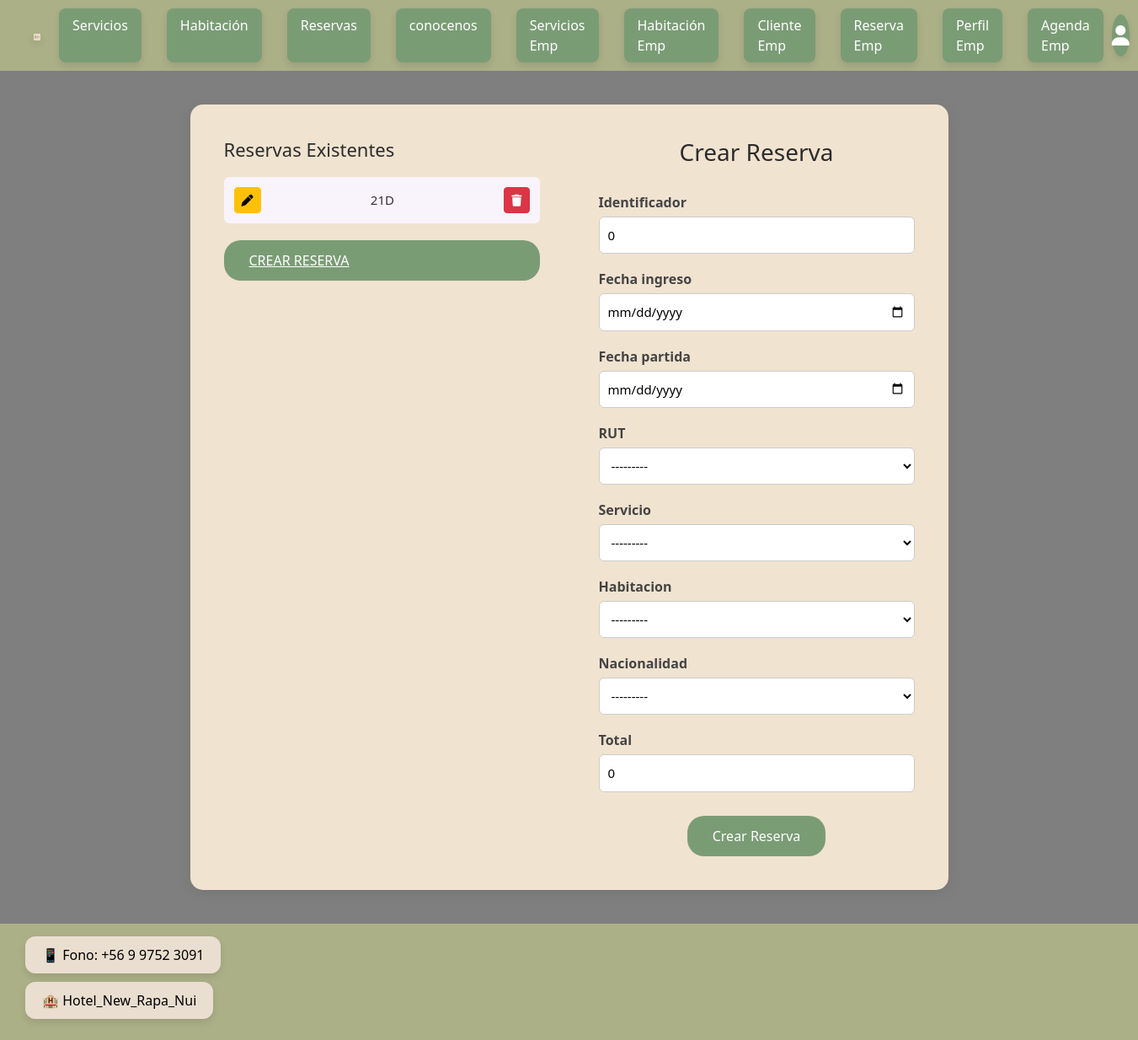
The page /listar_reservas_emp/ on the database as committed earlier.
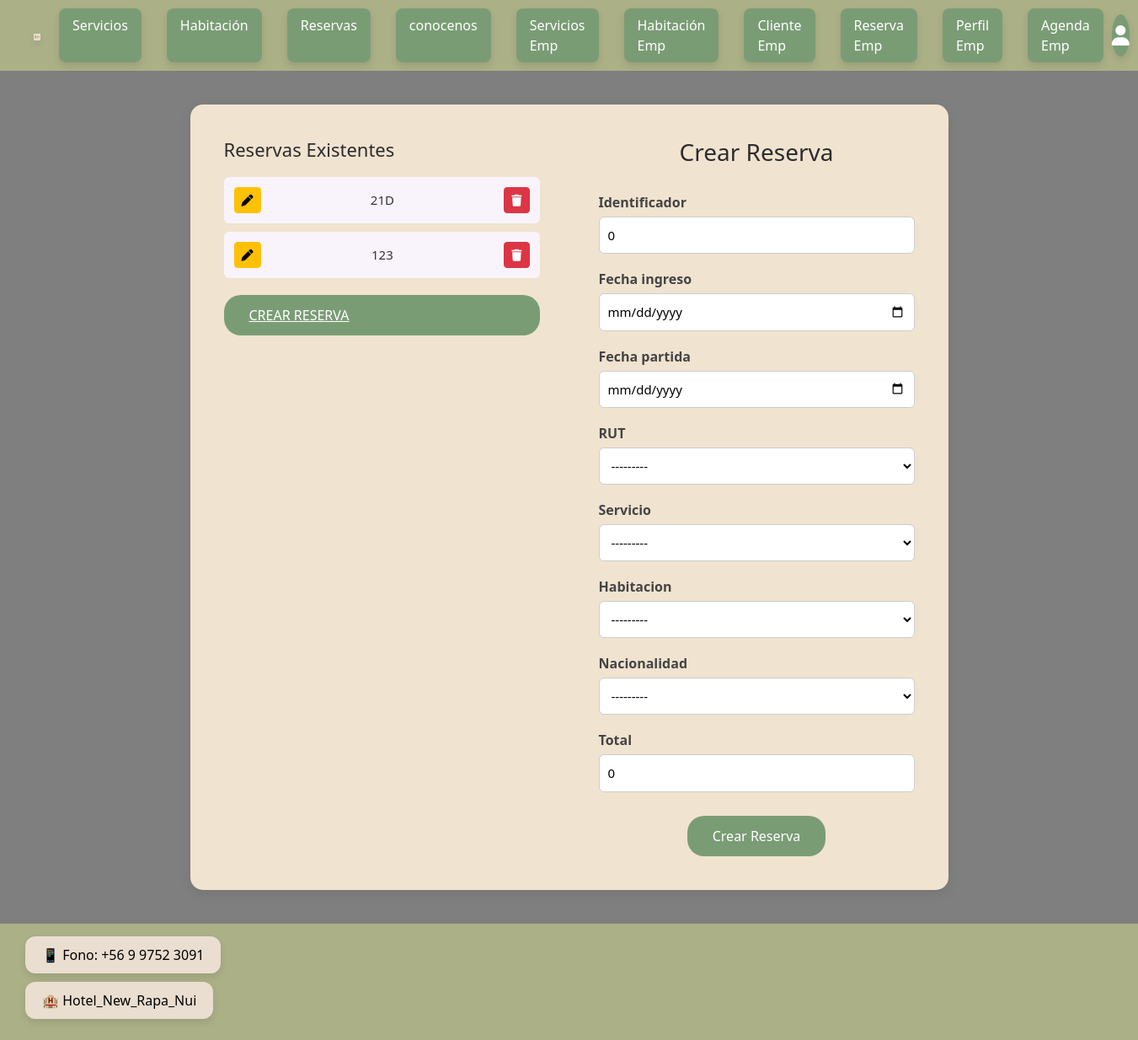
The same page on the database as committed later.
### app/models.py (models this page shows, shortened)
class reserva(models.Model):
    id_reserva = models.IntegerField(default=0, primary_key=True)
    fechaInicio = models.DateField(default=None)
    fechaFinal = models.DateField(default=None)
    rut_cliente = models.ForeignKey(Cliente, on_delete=models.PROTECT)
    n_s_ext = models.ForeignKey(Servicio_Ext, on_delete=models.PROTECT)
    n_habitacion = models.ForeignKey(Habitacion, on_delete=models.PROTECT)
    id_pais = models.ForeignKey(pais, on_delete=models.PROTECT)
    precio_total = models.IntegerField(default=0)

### app/views.py (the view, shortened to what this page needs)
# urls.py: path("listar_reservas_emp/", listar_reservas_emp, name="listar_reservas_emp"),
def listar_reservas_emp(request):
    data = {
        'form': ReservaForm(),
        'reservas': reserva.objects.all()
    }
    return render(request, "app/Empleados/crear-reserva-emp/crear-reserva-emp.html", data)

### app/forms.py
class ReservaForm(forms.ModelForm):
    class Meta:
        model = reserva
        fields = '__all__'
        widgets = {
            'fechaInicio': forms.DateInput(attrs={'type': 'date'}),
            'fechaFinal': forms.DateInput(attrs={'type': 'date'}),
        }

### app/models.py (called while the page is built)
    def __str__(self):
        return self.Rut_cliente

    def __str__(self):
        return self.id_pais

    def __str__(self):
        return self.n_s_ext

    def __str__(self):
        return self.n_habitacion

### app/templates/app/Empleados/crear-reserva-emp/crear-reserva-emp.html (shortened to what this page needs)
{% extends 'app/base.html' %}
{% load static %}
{% block extra_css %}
  <link rel="stylesheet" href="{% static 'app/css/crear-reserva-emp.css' %}">
{% endblock %}
{% block content %}
<main class="contenedor-recuadro">
  <div class="recuadro-servicio">
    <div class="lado izquierdo">
  <h3>Reservas Existentes</h3>
  <table style="width:100%; font-size:14px;">
      {% for r in reservas %}
      <li>
        <a  class="btn btn-info btn-sm btn-warning" href="{% url 'modificar_reserva_emp' r.id_reserva %}"><i class="fas fa-pen"></i></a>
          {{ r.id_reserva }}
        <a class="btn btn-info btn-sm btn-danger" href="{% url 'eliminar_reserva_emp' r.id_reserva %}"><i class="fas fa-trash"></i></a>
      </li>
      {% endfor %}
      <a  href="{% url 'listar_reservas_emp' %}" class="button btn-succes" >CREAR RESERVA</a>
  </table>
</div>
    <div class="lado derecho">
      <h2 class="reservaTitulo">Crear Reserva</h2>
      <form method="POST" enctype="multipart/form-data">
        <div class="titulosInputs"><p>Identificador</p></div>
        <input type="text" name="{{ form.id_reserva.name }}" value="{{ form.id_reserva.value|default_if_none:'' }}" placeholder="Nombre del servicio">
        <div class="titulosInputs"><p>Fecha ingreso</p></div>
        <input type="date" name="{{ form.fechaInicio.name }}" value="{{ form.fechaInicio.value }}" placeholder="Nombre del servicio">
        <div class="titulosInputs"><p>Fecha partida</p></div>
        <input type="date" name="{{ form.fechaFinal.name }}" value="{{ form.fechaFinal.value }}" placeholder="Nombre del servicio">
        <div class="titulosInputs"><p>RUT</p></div>
        {{ form.rut_cliente }}
        <div class="titulosInputs"><p>Servicio</p></div>
        {{ form.n_s_ext }}
        <div class="titulosInputs"><p>Habitacion</p></div>
        {{ form.n_habitacion }}
        <div class="titulosInputs"><p>Nacionalidad</p></div>
        {{ form.id_pais }}
        <div class="titulosInputs"><p>Total</p></div>
        <input type="number" name="{{ form.precio_total.name }}" value="{{ form.precio_total.value }}" placeholder="Valor Total">
        <div class="contenedorInputs">
          <button type="submit" class="button">Crear Reserva</button>
        </div>
      </form>
    </div>
  </div>
</main>
{% endblock %}

Rows that differ between the two databases and show on the page:
added reserva: id_reserva "123"
